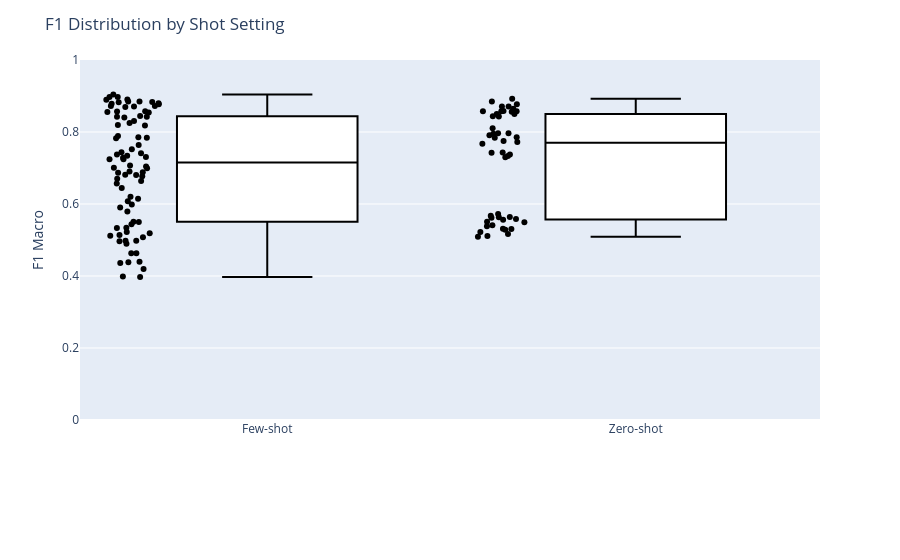

Source (notebook cell):
### Code cell
fig = plot_f1_box_by_shot(
    df=summary_table,
    run_name_col="run_name",
    f1_col="f1_macro",
    save_dir=save_dir,
    save=True,
)

fig.show()

### Figure 1 — Plotly figure (JSON) as saved in the notebook; plotly's stock layout.template omitted (floating-point values rounded to 4 significant figures; data arrays with more than 128 entries replaced by an {"elided": "..."} marker saying what was removed)
{"data": [{"alignmentgroup": "True", "boxpoints": "all", "fillcolor": "white", "hovertemplate": "shot_label=%{x}<br>f1_macro=%{y}<extra></extra>", "legendgroup": "", "line": {"color": "black"}, "marker": {"color": "black"}, "name": "", "notched": false, "offsetgroup": "", "orientation": "v", "showlegend": false, "type": "box", "x": {"elided": "132 str values"}, "x0": " ", "xaxis": "x", "y": {"elided": "132 float values"}, "y0": " ", "yaxis": "y"}], "layout": {"autosize": true, "boxmode": "group", "legend": {"tracegroupgap": 0}, "margin": {"b": 140, "t": 60}, "title": {"text": "F1 Distribution by Shot Setting"}, "xaxis": {"anchor": "y", "autorange": true, "categoryarray": ["Few-shot", "Zero-shot"], "categoryorder": "array", "domain": [0, 1], "range": [-0.5063, 1.5], "title": {}, "type": "category"}, "yaxis": {"anchor": "x", "domain": [0, 1], "dtick": 0.2, "range": [0, 1], "title": {"text": "F1 Macro"}, "type": "linear"}}}
